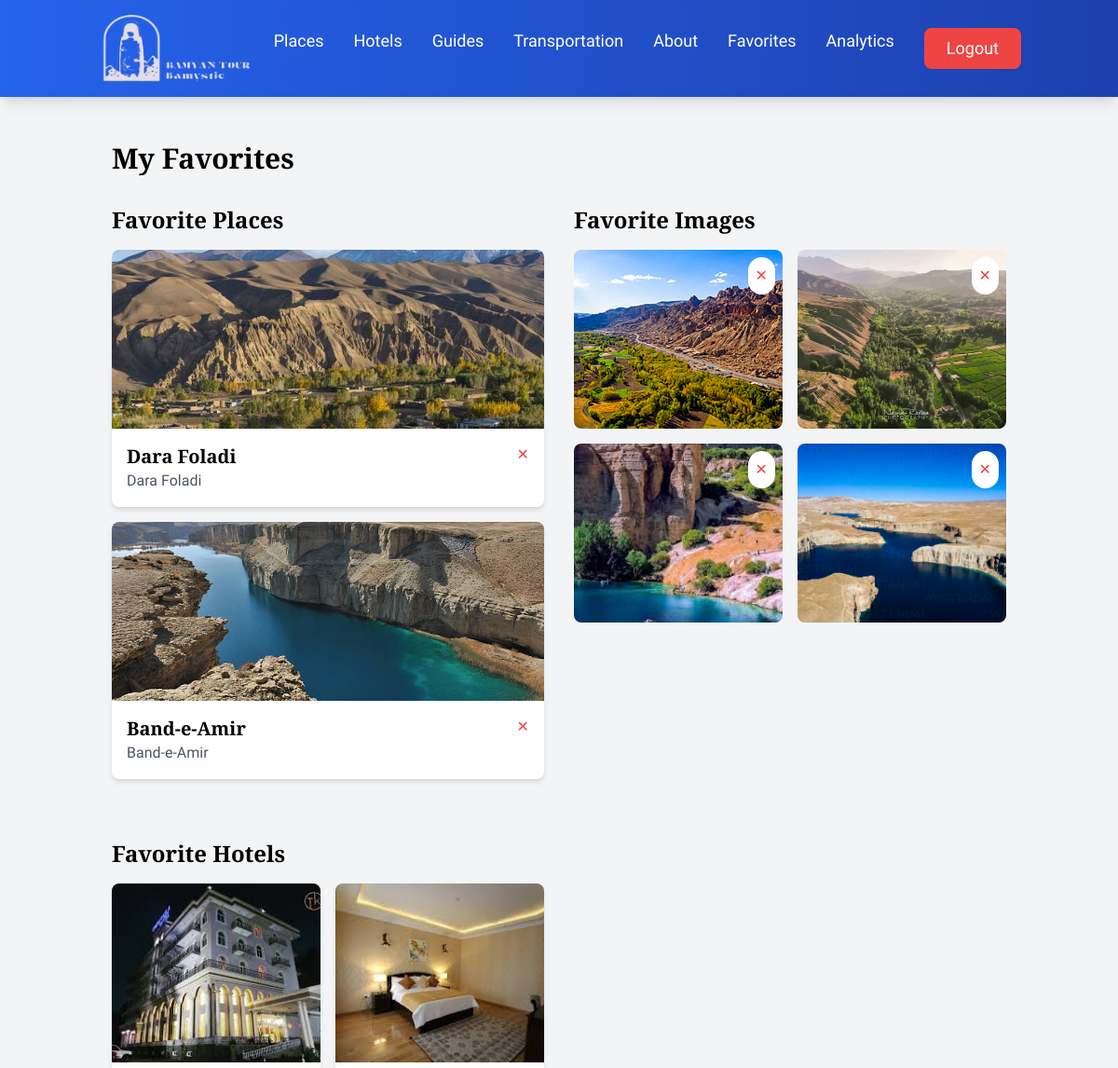
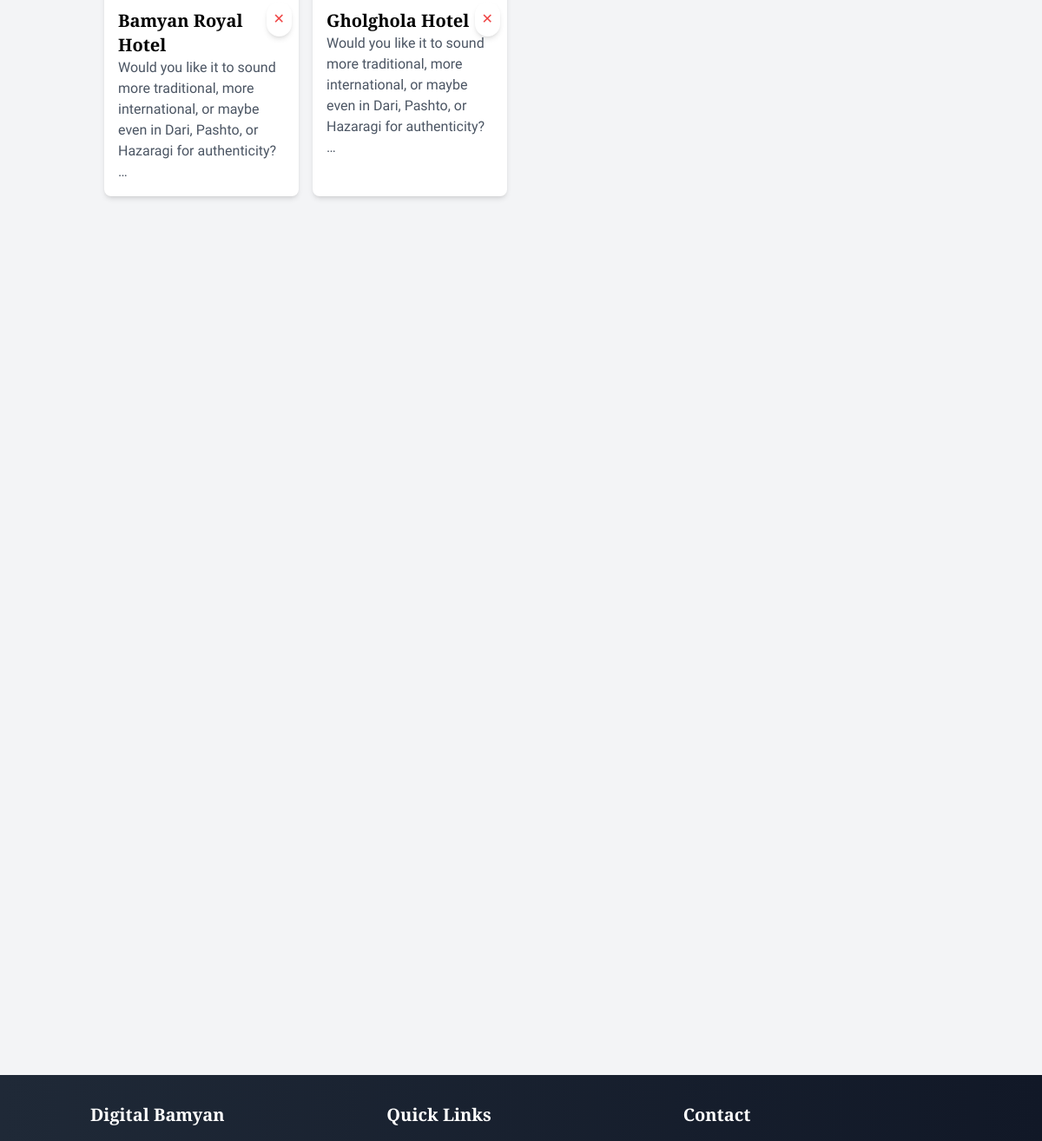
The page /favorites/ (signed in) on the database its author committed (2 pictures, top to bottom).
### main/models.py (models this page shows, shortened)
class Place(models.Model):
    name = models.CharField(max_length=200)
    description = models.TextField()
    location = models.CharField(max_length=200)
    location_url = models.URLField(max_length=500, blank=True, help_text="URL to location on map")
    image = models.ImageField(upload_to='places/', verbose_name='Main Image')
    gallery = models.ManyToManyField('PlaceImage', blank=True)
    rating = models.FloatField(default=0.0)
    likes = models.ManyToManyField('auth.User', related_name='liked_places', blank=True)
    favorites = models.ManyToManyField('auth.User', related_name='favorite_places', blank=True)
    created_at = models.DateTimeField(auto_now_add=True)

class FavoriteImage(models.Model):
    user = models.ForeignKey('auth.User', on_delete=models.CASCADE)
    image = models.ForeignKey(PlaceImage, on_delete=models.CASCADE)
    created_at = models.DateTimeField(auto_now_add=True)
    class Meta:
        unique_together = ('user', 'image')

class PlaceImage(models.Model):
    image = models.ImageField(upload_to='places/gallery/')
    caption = models.CharField(max_length=200, blank=True)

### hotel/models.py (models this page shows, shortened)
class Hotel(models.Model):
    name = models.CharField(max_length=200)
    description = models.TextField()
    location_url = models.URLField(help_text="Google Maps URL")
    created_at = models.DateTimeField(auto_now_add=True)
    rating = models.FloatField(default=0.0)
    favorites = models.ManyToManyField(User, related_name='favorite_hotels', blank=True)

class HotelImage(models.Model):
    hotel = models.ForeignKey(Hotel, on_delete=models.CASCADE, related_name='images')
    image = models.ImageField(upload_to='hotels/')

### main/views.py (the view)
# urls.py: path('favorites/', views.favorites, name='favorites'),
@login_required
def favorites(request):
    favorite_images = FavoriteImage.objects.filter(user=request.user).select_related('image')
    favorite_places = Place.objects.filter(favorites=request.user).prefetch_related('likes')
    return render(request, 'main/favorites.html', {
        'favorite_images': favorite_images,
        'favorite_places': favorite_places
    })

### main/templates/main/favorites.html (shortened to what this page needs)
{% extends 'main/base.html' %}
{% block content %}
<div class="container mx-auto px-4 py-8">
    <h1 class="text-3xl font-bold mb-8">My Favorites</h1>
    <div class="grid grid-cols-1 md:grid-cols-2 gap-8">
        <div>
            <h2 class="text-2xl font-semibold mb-4">Favorite Places</h2>
            <div class="space-y-4">
                {% for place in favorite_places %}
                <div class="bg-white rounded-lg shadow-md overflow-hidden">
                    <a href="{% url 'main:place_detail' place.id %}" class="block">
                        <img src="{{ place.image.url }}" alt="{{ place.name }}" class="w-full h-48 object-cover">
                        <div class="p-4 relative">
                            <h3 class="text-xl font-semibold">{{ place.name }}</h3>
                            <p class="text-gray-600">{{ place.location }}</p>
                            <button onclick="togglePlaceFavorite({{ place.id }})" class="absolute top-2 right-2 bg-white rounded-full p-2">
                                <span class="text-red-500">✕</span>
                            </button>
                        </div>
                    </a>
                </div>
                {% empty %}
                <p class="text-gray-500">No favorite places yet</p>
                {% endfor %}
            </div>
        </div>
        <div>
            <h2 class="text-2xl font-semibold mb-4">Favorite Images</h2>
            <div class="grid grid-cols-2 gap-4">
                {% for fav in favorite_images %}
                <div class="relative">
                    <img src="{{ fav.image.image.url }}" alt="" class="w-full h-48 object-cover rounded-lg">
                    <button onclick="toggleImageFavorite({{ fav.image.id }})" class="absolute top-2 right-2 bg-white rounded-full p-2">
                        <span class="text-red-500">✕</span>
                    </button>
                </div>
                {% empty %}
                <p class="text-gray-500">No favorite images yet</p>
                {% endfor %}
            </div>
        </div>
        <div class="mt-8">
            <h2 class="text-2xl font-semibold mb-4">Favorite Hotels</h2>
            <div class="grid grid-cols-1 md:grid-cols-2 gap-4">
                {% for hotel in user.favorite_hotels.all %}
                <div class="bg-white rounded-lg shadow-md overflow-hidden">
                    {% if hotel.images.first %}
                    <img src="{{ hotel.images.first.image.url }}" alt="{{ hotel.name }}" class="w-full h-48 object-cover">
                    {% endif %}
                    <div class="p-4 relative">
                        <h3 class="text-xl font-semibold">{{ hotel.name }}</h3>
                        <p class="text-gray-600">{{ hotel.description|truncatewords:20 }}</p>
                        <button onclick="toggleHotelFavorite({{ hotel.id }})" class="absolute top-2 right-2 bg-white rounded-full p-2 shadow-md hover:bg-gray-100">
                            <span class="text-red-500">✕</span>
                        </button>
                    </div>
                </div>
                {% empty %}
                <p class="text-gray-500">No favorite hotels yet</p>
                {% endfor %}
            </div>
        </div>
    </div>
</div>
{% endblock %}

### main/templates/main/base.html (style rules this page uses)
h1, h2, h3, h4, h5, h6 { font-family: 'Playfair Display', serif; }
body { font-family: 'Source Sans Pro', sans-serif; }

### rows shown on the page
Place: image (picture), name "Dara Foladi", location "Dara Foladi"
Place: image (picture), name "Band-e-Amir", location "Band-e-Amir"
FavoriteImage: image.image (picture)
FavoriteImage: image.image (picture)
FavoriteImage: image.image (picture)
FavoriteImage: image.image (picture)
Hotel: images.first.image (picture), name "Bamyan Royal Hotel", description "Would you like it to sound more traditional, more international, or maybe even in Dari, Pashto, or Hazaragi for authenticity? …"
Hotel: images.first.image (picture), name "Gholghola Hotel", description "Would you like it to sound more traditional, more international, or maybe even in Dari, Pashto, or Hazaragi for authenticity? …"
